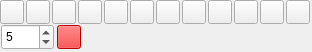
<?xml version="1.0" encoding="UTF-8"?>
<ui version="4.0">
 <class>Tool</class>
 <widget class="QWidget" name="Tool">
  <property name="geometry">
   <rect>
    <x>0</x>
    <y>0</y>
    <width>312</width>
    <height>52</height>
   </rect>
  </property>
  <property name="windowTitle">
   <string>Form</string>
  </property>
  <layout class="QVBoxLayout" name="verticalLayout">
   <property name="spacing">
    <number>0</number>
   </property>
   <property name="leftMargin">
    <number>0</number>
   </property>
   <property name="topMargin">
    <number>0</number>
   </property>
   <property name="rightMargin">
    <number>0</number>
   </property>
   <property name="bottomMargin">
    <number>0</number>
   </property>
   <item>
    <layout class="QHBoxLayout" name="btns_layout">
     <property name="spacing">
      <number>2</number>
     </property>
     <item>
      <widget class="QPushButton" name="btn_rectangle">
       <property name="minimumSize">
        <size>
         <width>24</width>
         <height>24</height>
        </size>
       </property>
       <property name="maximumSize">
        <size>
         <width>24</width>
         <height>24</height>
        </size>
       </property>
       <property name="toolTip">
        <string>矩形</string>
       </property>
       <property name="text">
        <string/>
       </property>
       <property name="icon">
        <iconset resource="res.qrc">
         <normaloff>:/images/rectangle.png</normaloff>:/images/rectangle.png</iconset>
       </property>
      </widget>
     </item>
     <item>
      <widget class="QPushButton" name="btn_ellipse">
       <property name="minimumSize">
        <size>
         <width>24</width>
         <height>24</height>
        </size>
       </property>
       <property name="maximumSize">
        <size>
         <width>24</width>
         <height>24</height>
        </size>
       </property>
       <property name="toolTip">
        <string>椭圆</string>
       </property>
       <property name="text">
        <string/>
       </property>
       <property name="icon">
        <iconset resource="res.qrc">
         <normaloff>:/images/ellipse.png</normaloff>:/images/ellipse.png</iconset>
       </property>
      </widget>
     </item>
     <item>
      <widget class="QPushButton" name="btn_straightline">
       <property name="minimumSize">
        <size>
         <width>24</width>
         <height>24</height>
        </size>
       </property>
       <property name="maximumSize">
        <size>
         <width>24</width>
         <height>24</height>
        </size>
       </property>
       <property name="toolTip">
        <string>直线</string>
       </property>
       <property name="text">
        <string/>
       </property>
       <property name="icon">
        <iconset resource="res.qrc">
         <normaloff>:/images/straightline.png</normaloff>:/images/straightline.png</iconset>
       </property>
      </widget>
     </item>
     <item>
      <widget class="QPushButton" name="btn_line">
       <property name="minimumSize">
        <size>
         <width>24</width>
         <height>24</height>
        </size>
       </property>
       <property name="maximumSize">
        <size>
         <width>24</width>
         <height>24</height>
        </size>
       </property>
       <property name="toolTip">
        <string>画笔</string>
       </property>
       <property name="text">
        <string/>
       </property>
       <property name="icon">
        <iconset resource="res.qrc">
         <normaloff>:/images/curve.png</normaloff>:/images/curve.png</iconset>
       </property>
      </widget>
     </item>
     <item>
      <widget class="QPushButton" name="btn_arrow">
       <property name="minimumSize">
        <size>
         <width>24</width>
         <height>24</height>
        </size>
       </property>
       <property name="maximumSize">
        <size>
         <width>24</width>
         <height>24</height>
        </size>
       </property>
       <property name="toolTip">
        <string>箭头</string>
       </property>
       <property name="text">
        <string/>
       </property>
       <property name="icon">
        <iconset resource="res.qrc">
         <normaloff>:/images/arrow.png</normaloff>:/images/arrow.png</iconset>
       </property>
      </widget>
     </item>
     <item>
      <widget class="QPushButton" name="btn_text">
       <property name="minimumSize">
        <size>
         <width>24</width>
         <height>24</height>
        </size>
       </property>
       <property name="maximumSize">
        <size>
         <width>24</width>
         <height>24</height>
        </size>
       </property>
       <property name="toolTip">
        <string>文字</string>
       </property>
       <property name="text">
        <string/>
       </property>
       <property name="icon">
        <iconset resource="res.qrc">
         <normaloff>:/images/word.png</normaloff>:/images/word.png</iconset>
       </property>
      </widget>
     </item>
     <item>
      <widget class="QPushButton" name="btn_top">
       <property name="minimumSize">
        <size>
         <width>24</width>
         <height>24</height>
        </size>
       </property>
       <property name="maximumSize">
        <size>
         <width>24</width>
         <height>24</height>
        </size>
       </property>
       <property name="toolTip">
        <string>置顶</string>
       </property>
       <property name="text">
        <string/>
       </property>
       <property name="icon">
        <iconset resource="res.qrc">
         <normaloff>:/images/pin.png</normaloff>:/images/pin.png</iconset>
       </property>
      </widget>
     </item>
     <item>
      <widget class="QPushButton" name="btn_undo">
       <property name="minimumSize">
        <size>
         <width>24</width>
         <height>24</height>
        </size>
       </property>
       <property name="maximumSize">
        <size>
         <width>24</width>
         <height>24</height>
        </size>
       </property>
       <property name="toolTip">
        <string>撤销(Ctrl+Z)</string>
       </property>
       <property name="text">
        <string/>
       </property>
       <property name="icon">
        <iconset resource="res.qrc">
         <normaloff>:/images/undo.png</normaloff>:/images/undo.png</iconset>
       </property>
      </widget>
     </item>
     <item>
      <widget class="QPushButton" name="btn_redo">
       <property name="minimumSize">
        <size>
         <width>24</width>
         <height>24</height>
        </size>
       </property>
       <property name="maximumSize">
        <size>
         <width>24</width>
         <height>24</height>
        </size>
       </property>
       <property name="toolTip">
        <string>恢复(Ctrl+Z)</string>
       </property>
       <property name="text">
        <string/>
       </property>
       <property name="icon">
        <iconset resource="res.qrc">
         <normaloff>:/images/redo.png</normaloff>:/images/redo.png</iconset>
       </property>
      </widget>
     </item>
     <item>
      <widget class="QPushButton" name="btn_save">
       <property name="minimumSize">
        <size>
         <width>24</width>
         <height>24</height>
        </size>
       </property>
       <property name="maximumSize">
        <size>
         <width>24</width>
         <height>24</height>
        </size>
       </property>
       <property name="toolTip">
        <string>保存到文件(Ctrl+S)</string>
       </property>
       <property name="text">
        <string/>
       </property>
       <property name="icon">
        <iconset resource="res.qrc">
         <normaloff>:/images/save.png</normaloff>:/images/save.png</iconset>
       </property>
      </widget>
     </item>
     <item>
      <widget class="QPushButton" name="btn_cancel">
       <property name="minimumSize">
        <size>
         <width>24</width>
         <height>24</height>
        </size>
       </property>
       <property name="maximumSize">
        <size>
         <width>24</width>
         <height>24</height>
        </size>
       </property>
       <property name="toolTip">
        <string>关闭(Esc)</string>
       </property>
       <property name="text">
        <string/>
       </property>
       <property name="icon">
        <iconset resource="res.qrc">
         <normaloff>:/images/cancel.png</normaloff>:/images/cancel.png</iconset>
       </property>
      </widget>
     </item>
     <item>
      <widget class="QPushButton" name="btn_ok">
       <property name="minimumSize">
        <size>
         <width>24</width>
         <height>24</height>
        </size>
       </property>
       <property name="maximumSize">
        <size>
         <width>24</width>
         <height>24</height>
        </size>
       </property>
       <property name="toolTip">
        <string>保存到剪贴板(Ctrl+C)</string>
       </property>
       <property name="text">
        <string/>
       </property>
       <property name="icon">
        <iconset resource="res.qrc">
         <normaloff>:/images/ok.png</normaloff>:/images/ok.png</iconset>
       </property>
      </widget>
     </item>
    </layout>
   </item>
   <item>
    <widget class="QWidget" name="pen_widget" native="true">
     <property name="minimumSize">
      <size>
       <width>84</width>
       <height>26</height>
      </size>
     </property>
     <property name="maximumSize">
      <size>
       <width>84</width>
       <height>26</height>
      </size>
     </property>
     <layout class="QHBoxLayout" name="horizontalLayout_2">
      <property name="spacing">
       <number>2</number>
      </property>
      <property name="leftMargin">
       <number>0</number>
      </property>
      <property name="topMargin">
       <number>0</number>
      </property>
      <property name="rightMargin">
       <number>0</number>
      </property>
      <property name="bottomMargin">
       <number>0</number>
      </property>
      <item>
       <widget class="QSpinBox" name="pen_size">
        <property name="minimumSize">
         <size>
          <width>53</width>
          <height>26</height>
         </size>
        </property>
        <property name="maximumSize">
         <size>
          <width>53</width>
          <height>26</height>
         </size>
        </property>
        <property name="toolTip">
         <string>画笔大小</string>
        </property>
        <property name="maximum">
         <number>200</number>
        </property>
        <property name="value">
         <number>5</number>
        </property>
       </widget>
      </item>
      <item>
       <widget class="QPushButton" name="pen_color">
        <property name="minimumSize">
         <size>
          <width>24</width>
          <height>24</height>
         </size>
        </property>
        <property name="maximumSize">
         <size>
          <width>24</width>
          <height>24</height>
         </size>
        </property>
        <property name="toolTip">
         <string>画笔颜色</string>
        </property>
        <property name="styleSheet">
         <string notr="true">QPushButton { background-color: #FF0000; }</string>
        </property>
        <property name="text">
         <string/>
        </property>
       </widget>
      </item>
     </layout>
    </widget>
   </item>
  </layout>
 </widget>
 <resources>
  <include location="res.qrc"/>
 </resources>
 <connections/>
</ui>
